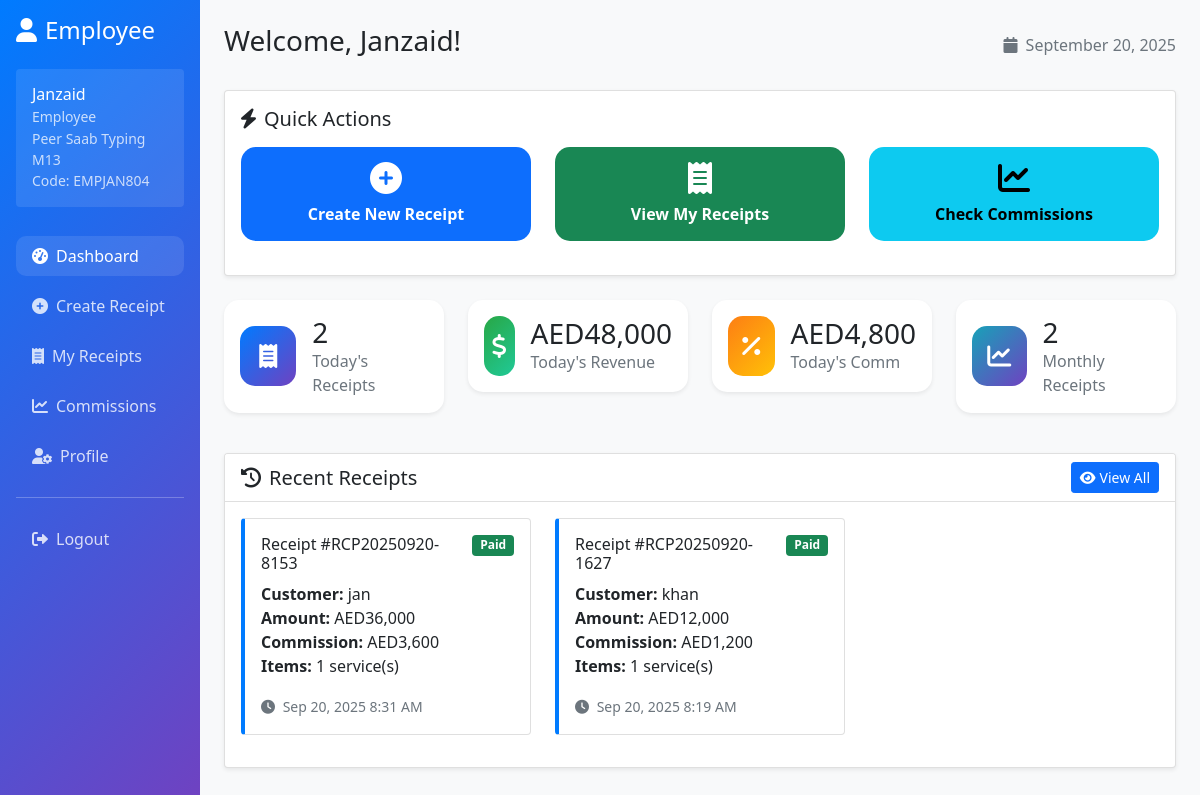
Page /employee/dashboard.php (signed in) on the committed database.
### tables this page shows
CREATE TABLE employees (
            id INTEGER PRIMARY KEY AUTOINCREMENT,
            branch_id INTEGER NOT NULL,
            employee_code VARCHAR(20) UNIQUE NOT NULL,
            username VARCHAR(50) UNIQUE NOT NULL,
            password VARCHAR(255) NOT NULL,
            full_name VARCHAR(100) NOT NULL,
            email VARCHAR(100),
            phone VARCHAR(20),
            basic_salary DECIMAL(10,2) DEFAULT 0.00,
            commission_rate DECIMAL(5,2) DEFAULT 0.00,
            hire_date DATE NOT NULL,
            status TEXT DEFAULT 'active' CHECK (status IN ('active', 'inactive')),
            created_at DATETIME DEFAULT CURRENT_TIMESTAMP,
            FOREIGN KEY (branch_id) REFERENCES branches(id)
        );

CREATE TABLE branches (
            id INTEGER PRIMARY KEY AUTOINCREMENT,
            branch_name VARCHAR(100) NOT NULL,
            branch_code VARCHAR(20) UNIQUE NOT NULL,
            address TEXT,
            phone VARCHAR(20),
            email VARCHAR(100),
            manager_username VARCHAR(50) UNIQUE NOT NULL,
            manager_password VARCHAR(255) NOT NULL,
            manager_full_name VARCHAR(100) NOT NULL,
            status TEXT DEFAULT 'active' CHECK (status IN ('active', 'inactive')),
            created_at DATETIME DEFAULT CURRENT_TIMESTAMP
        );

CREATE TABLE receipts (
            id INTEGER PRIMARY KEY AUTOINCREMENT,
            receipt_number VARCHAR(50) UNIQUE NOT NULL,
            branch_id INTEGER NOT NULL,
            employee_id INTEGER NOT NULL,
            customer_name VARCHAR(100) NOT NULL,
            customer_phone VARCHAR(20),
            customer_email VARCHAR(100),
            total_amount DECIMAL(10,2) NOT NULL,
            total_commission DECIMAL(10,2) DEFAULT 0.00,
            payment_status TEXT DEFAULT 'paid' CHECK (payment_status IN ('paid', 'pending', 'cancelled')),
            notes TEXT,
            created_at DATETIME DEFAULT CURRENT_TIMESTAMP,
            FOREIGN KEY (branch_id) REFERENCES branches(id),
            FOREIGN KEY (employee_id) REFERENCES employees(id)
        );

CREATE TABLE settings (
            id INTEGER PRIMARY KEY AUTOINCREMENT,
            setting_key VARCHAR(100) UNIQUE NOT NULL,
            setting_value TEXT,
            updated_at DATETIME DEFAULT CURRENT_TIMESTAMP
        );

### includes/currency_helper.php (called while the page is built)
<?php
function getCurrencySymbol($currency_code = 'USD') {
    $symbols = [
        'USD' => '$',
        'AED' => 'AED',
        'PKR' => '₨',
        'INR' => '₹',
        'EUR' => '€'
    ];
    return $symbols[$currency_code] ?? '$';
}
function formatCurrency($amount, $currency_code = 'USD') {
    $symbol = getCurrencySymbol($currency_code);
    return $symbol . number_format($amount, 0);
}
function getCurrentCurrency($db) {
    try {
        $stmt = $db->query("SELECT setting_value FROM settings WHERE setting_key = 'currency' LIMIT 1");
        $currency_result = $stmt->fetch(PDO::FETCH_ASSOC);
        return $currency_result ? $currency_result['setting_value'] : 'USD';
    } catch (Exception $e) {
        return 'USD';
    }
}
?>

### employee/dashboard.php (the view, shortened to what this page needs)
<?php
require_once '../includes/currency_helper.php';
$database = new Database();
$auth = new Auth($database);
$auth->requireRole(['employee']);
$user_info = $auth->getUserInfo();
$db = $database->getConnection();
$stmt = $db->prepare("SELECT e.*, b.branch_name FROM employees e JOIN branches b ON e.branch_id = b.id WHERE e.id = ?");
$stmt->execute([$user_info['id']]);
$employee_info = $stmt->fetch(PDO::FETCH_ASSOC);
$stats = [];
$stmt = $db->prepare("SELECT COUNT(*) as count, COALESCE(SUM(total_amount), 0) as total, COALESCE(SUM(total_commission), 0) as commission FROM receipts WHERE employee_id = ? AND strftime('%Y-%m', created_at) = strftime('%Y-%m', 'now')");
$stmt->execute([$user_info['id']]);
$monthly_data = $stmt->fetch(PDO::FETCH_ASSOC);
$stats['monthly_receipts'] = $monthly_data['count'];
$stats['monthly_revenue'] = $monthly_data['total'];
$stats['monthly_commission'] = $monthly_data['commission'];
$stmt = $db->prepare("SELECT COUNT(*) as count, COALESCE(SUM(total_amount), 0) as total, COALESCE(SUM(total_commission), 0) as commission FROM receipts WHERE employee_id = ? AND DATE(created_at) = DATE('now')");
$stmt->execute([$user_info['id']]);
$today_data = $stmt->fetch(PDO::FETCH_ASSOC);
$stats['today_receipts'] = $today_data['count'];
$stats['today_revenue'] = $today_data['total'];
$stats['today_commission'] = $today_data['commission'];
$current_currency = getCurrentCurrency($db);
$stmt = $db->prepare("SELECT r.*,
    (SELECT COUNT(*) FROM receipt_items WHERE receipt_id = r.id) as item_count
    FROM receipts r
    WHERE r.employee_id = ?
    ORDER BY r.created_at DESC
    LIMIT 10");
$stmt->execute([$user_info['id']]);
$recent_receipts = $stmt->fetchAll(PDO::FETCH_ASSOC);
?>
<!DOCTYPE html>
<html lang="en">
<head>
    <link href="https://cdn.jsdelivr.net/npm/bootstrap@5.1.3/dist/css/bootstrap.min.css" rel="stylesheet">
    <link href="https://cdnjs.cloudflare.com/ajax/libs/font-awesome/6.0.0/css/all.min.css" rel="stylesheet">
</head>
<body>
    <div class="container-fluid">
        <div class="row">
            <div class="col-md-3 col-lg-2 sidebar p-3">
                <h4 class="mb-4"><i class="fas fa-user me-2"></i>Employee</h4>
                <div class="user-info bg-white bg-opacity-10 rounded p-3 mb-4">
                    <div>
                        <h6 class="mb-0"><?= htmlspecialchars($employee_info['full_name']) ?></h6>
                        <small class="opacity-75">Employee</small>
                        <div class="small opacity-75"><?= htmlspecialchars($employee_info['branch_name']) ?></div>
                        <div class="small opacity-75">Code: <?= htmlspecialchars($employee_info['employee_code']) ?></div>
                    </div>
                </div>
                <nav class="nav flex-column">
                    <a class="nav-link active" href="/employee/dashboard.php">
                        <i class="fas fa-tachometer-alt me-2"></i>Dashboard
                    </a>
                    <a class="nav-link" href="/employee/create-receipt.php">
                        <i class="fas fa-plus-circle me-2"></i>Create Receipt
                    </a>
                    <a class="nav-link" href="/employee/receipts.php">
                        <i class="fas fa-receipt me-2"></i>My Receipts
                    </a>
                    <a class="nav-link" href="/employee/commissions.php">
                        <i class="fas fa-chart-line me-2"></i>Commissions
                    </a>
                    <a class="nav-link" href="/employee/profile.php">
                        <i class="fas fa-user-cog me-2"></i>Profile
                    </a>
                    <hr class="my-3">
                    <a class="nav-link" href="/logout.php">
                        <i class="fas fa-sign-out-alt me-2"></i>Logout
                    </a>
                </nav>
            </div>
            <div class="col-md-9 col-lg-10 p-4">
                <div class="d-flex justify-content-between align-items-center mb-4">
                    <h1 class="h3">Welcome, <?= htmlspecialchars($employee_info['full_name']) ?>!</h1>
                    <div class="text-muted">
                        <i class="fas fa-calendar me-2"></i><?= date('F j, Y') ?>
                    </div>
                </div>
                <div class="row mb-4">
                    <div class="col-12">
                        <div class="card shadow-sm">
                            <div class="card-body">
                                <h5 class="card-title mb-3"><i class="fas fa-bolt me-2"></i>Quick Actions</h5>
                                <div class="row">
                                    <div class="col-md-4 mb-2">
                                        <button class="btn btn-primary quick-action-btn w-100" onclick="window.location.href='/employee/create-receipt.php'">
                                            <i class="fas fa-plus-circle fa-2x d-block mb-2"></i>
                                            <strong>Create New Receipt</strong>
                                        </button>
                                    </div>
                                    <div class="col-md-4 mb-2">
                                        <button class="btn btn-success quick-action-btn w-100" onclick="window.location.href='/employee/receipts.php'">
                                            <i class="fas fa-receipt fa-2x d-block mb-2"></i>
                                            <strong>View My Receipts</strong>
                                        </button>
                                    </div>
                                    <div class="col-md-4 mb-2">
                                        <button class="btn btn-info quick-action-btn w-100" onclick="window.location.href='/employee/commissions.php'">
                                            <i class="fas fa-chart-line fa-2x d-block mb-2"></i>
                                            <strong>Check Commissions</strong>
                                        </button>
                                    </div>
                                </div>
                            </div>
                        </div>
                    </div>
                </div>
                <div class="row mb-4">
                    <div class="col-md-3 mb-3">
                        <div class="card stat-card shadow-sm">
                            <div class="card-body d-flex align-items-center">
                                <div class="stat-icon bg-primary-gradient me-3">
                                    <i class="fas fa-receipt"></i>
                                </div>
                                <div>
                                    <h3 class="mb-0"><?= $stats['today_receipts'] ?></h3>
                                    <p class="text-muted mb-0">Today's Receipts</p>
                                </div>
                            </div>
                        </div>
                    </div>
                    <div class="col-md-3 mb-3">
                        <div class="card stat-card shadow-sm">
                            <div class="card-body d-flex align-items-center">
                                <div class="stat-icon bg-success-gradient me-3">
                                    <i class="fas fa-dollar-sign"></i>
                                </div>
                                <div>
                                    <h3 class="mb-0"><?= formatCurrency($stats['today_revenue'], $current_currency) ?></h3>
                                    <p class="text-muted mb-0">Today's Revenue</p>
                                </div>
                            </div>
                        </div>
                    </div>
                    <div class="col-md-3 mb-3">
                        <div class="card stat-card shadow-sm">
                            <div class="card-body d-flex align-items-center">
                                <div class="stat-icon bg-warning-gradient me-3">
                                    <i class="fas fa-percent"></i>
                                </div>
                                <div>
                                    <h3 class="mb-0"><?= formatCurrency($stats['today_commission'], $current_currency) ?></h3>
                                    <p class="text-muted mb-0">Today's Comm</p>
                                </div>
                            </div>
                        </div>
                    </div>
                    <div class="col-md-3 mb-3">
                        <div class="card stat-card shadow-sm">
                            <div class="card-body d-flex align-items-center">
                                <div class="stat-icon bg-info-gradient me-3">
                                    <i class="fas fa-chart-line"></i>
                                </div>
                                <div>
                                    <h3 class="mb-0"><?= $stats['monthly_receipts'] ?></h3>
                                    <p class="text-muted mb-0">Monthly Receipts</p>
                                </div>
                            </div>
                        </div>
                    </div>
                </div>
                <div class="row">
                    <div class="col-12">
                        <div class="card shadow-sm">
                            <div class="card-header bg-white d-flex justify-content-between align-items-center">
                                <h5 class="mb-0"><i class="fas fa-history me-2"></i>Recent Receipts</h5>
                                <a href="/employee/receipts.php" class="btn btn-sm btn-primary">
                                    <i class="fas fa-eye me-1"></i>View All
                                </a>
                            </div>
                            <div class="card-body">
                                <?php if (empty($recent_receipts)): ?>
                                    <div class="text-center text-muted py-5">
                                        <i class="fas fa-receipt fa-3x mb-3"></i>
                                        <h4>No receipts created yet</h4>
                                        <p>Start by creating your first receipt to help customers!</p>
                                        <a href="/employee/create-receipt.php" class="btn btn-primary">
                                            <i class="fas fa-plus me-2"></i>Create First Receipt
                                        </a>
                                    </div>
                                <?php else: ?>
                                    <div class="row">
                                        <?php foreach (array_slice($recent_receipts, 0, 6) as $receipt): ?>
                                            <div class="col-md-6 col-lg-4 mb-3">
                                                <div class="card receipt-card h-100">
                                                    <div class="card-body">
                                                        <div class="d-flex justify-content-between align-items-start mb-2">
                                                            <h6 class="card-title mb-0">
                                                                Receipt #<?= htmlspecialchars($receipt['receipt_number']) ?>
                                                            </h6>
                                                            <span class="badge bg-<?=
                                                                $receipt['payment_status'] === 'paid' ? 'success' :
                                                                ($receipt['payment_status'] === 'pending' ? 'warning' : 'danger')
                                                            ?>">
                                                                <?= ucfirst($receipt['payment_status']) ?>
                                                            </span>
                                                        </div>
                                                        <p class="card-text">
                                                            <strong>Customer:</strong> <?= htmlspecialchars($receipt['customer_name']) ?><br>
                                                            <strong>Amount:</strong> <?= formatCurrency($receipt['total_amount'], $current_currency) ?><br>
                                                            <strong>Commission:</strong> <?= formatCurrency($receipt['total_commission'], $current_currency) ?><br>
                                                            <strong>Items:</strong> <?= $receipt['item_count'] ?> service(s)
                                                        </p>
                                                        <small class="text-muted">
                                                            <i class="fas fa-clock me-1"></i>
                                                            <?= date('M j, Y g:i A', strtotime($receipt['created_at'])) ?>
                                                        </small>
                                                    </div>
                                                </div>
                                            </div>
                                        <?php endforeach; ?>
                                    </div>
                                <?php endif; ?>
                            </div>
                        </div>
                    </div>
                </div>
            </div>
        </div>
    </div>
</body>
</html>

### rows in the picture
employees: full_name "Janzaid", branch.branch_name "Peer Saab Typing M13", employee_code "EMPJAN804"
receipts: receipt_number "RCP20250920-8153", payment_status "Paid", customer_name "jan", total_amount.setting_value "AED36,000", total_commission.setting_value "AED3,600", item_count "1", created_at "Sep 20, 2025 8:31 AM"
receipts: receipt_number "RCP20250920-1627", payment_status "Paid", customer_name "khan", total_amount.setting_value "AED12,000", total_commission.setting_value "AED1,200", item_count "1", created_at "Sep 20, 2025 8:19 AM"

### other values in the picture
$stats['today_receipts'] "2"
formatCurrency($stats['today_revenue'], $current_currency) "AED48,000"
formatCurrency($stats['today_commission'], $current_currency) "AED4,800"
$stats['monthly_receipts'] "2"
